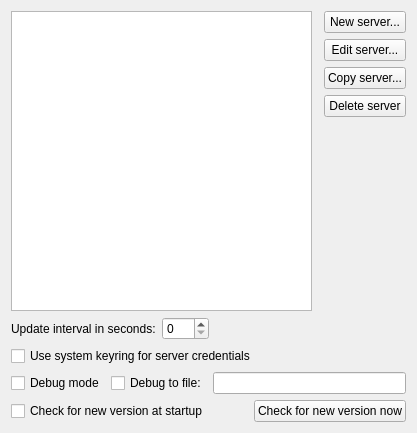
     <widget class="QWidget" name="tab_servers">
      <attribute name="title">
       <string>Servers</string>
      </attribute>
      <layout class="QGridLayout" name="gridLayout">
       <item row="3" column="1" colspan="3">
        <layout class="QHBoxLayout" name="horizontalLayout_2">
         <item>
          <widget class="QCheckBox" name="input_checkbox_debug_mode">
           <property name="text">
            <string>Debug mode</string>
           </property>
          </widget>
         </item>
         <item>
          <widget class="QCheckBox" name="input_checkbox_debug_to_file">
           <property name="enabled">
            <bool>true</bool>
           </property>
           <property name="text">
            <string>Debug to file:</string>
           </property>
          </widget>
         </item>
         <item>
          <widget class="QLineEdit" name="input_lineedit_debug_file"/>
         </item>
        </layout>
       </item>
       <item row="0" column="3">
        <layout class="QVBoxLayout" name="verticalLayout_2">
         <item>
          <widget class="QPushButton" name="button_new_server">
           <property name="text">
            <string>New server...</string>
           </property>
          </widget>
         </item>
         <item>
          <widget class="QPushButton" name="button_edit_server">
           <property name="text">
            <string>Edit server...</string>
           </property>
          </widget>
         </item>
         <item>
          <widget class="QPushButton" name="button_copy_server">
           <property name="text">
            <string>Copy server...</string>
           </property>
          </widget>
         </item>
         <item>
          <widget class="QPushButton" name="button_delete_server">
           <property name="text">
            <string>Delete server</string>
           </property>
          </widget>
         </item>
         <item>
          <spacer name="verticalSpacer_7">
           <property name="orientation">
            <enum>Qt::Vertical</enum>
           </property>
           <property name="sizeHint" stdset="0">
            <size>
             <width>20</width>
             <height>40</height>
            </size>
           </property>
          </spacer>
         </item>
        </layout>
       </item>
       <item row="2" column="1" colspan="3">
        <layout class="QHBoxLayout" name="horizontalLayout_3">
         <item>
          <widget class="QCheckBox" name="input_checkbox_use_system_keyring">
           <property name="text">
            <string>Use system keyring for server credentials</string>
           </property>
          </widget>
         </item>
        </layout>
       </item>
       <item row="1" column="1" colspan="3">
        <layout class="QHBoxLayout" name="horizontalLayout">
         <item>
          <widget class="QLabel" name="label_update_interval_seconds">
           <property name="text">
            <string>Update interval in seconds:</string>
           </property>
          </widget>
         </item>
         <item>
          <widget class="QSpinBox" name="input_spinbox_update_interval_seconds">
           <property name="maximum">
            <number>999</number>
           </property>
          </widget>
         </item>
         <item>
          <spacer name="horizontalSpacer">
           <property name="orientation">
            <enum>Qt::Horizontal</enum>
           </property>
           <property name="sizeHint" stdset="0">
            <size>
             <width>40</width>
             <height>20</height>
            </size>
           </property>
          </spacer>
         </item>
        </layout>
       </item>
       <item row="4" column="1" colspan="3">
        <layout class="QHBoxLayout" name="horizontalLayout_4">
         <item>
          <widget class="QCheckBox" name="input_checkbox_check_for_new_version">
           <property name="text">
            <string>Check for new version at startup</string>
           </property>
          </widget>
         </item>
         <item>
          <spacer name="horizontalSpacer_3">
           <property name="orientation">
            <enum>Qt::Horizontal</enum>
           </property>
           <property name="sizeHint" stdset="0">
            <size>
             <width>40</width>
             <height>20</height>
            </size>
           </property>
          </spacer>
         </item>
         <item>
          <widget class="QPushButton" name="button_check_for_new_version_now">
           <property name="text">
            <string>Check for new version now</string>
           </property>
          </widget>
         </item>
        </layout>
       </item>
       <item row="0" column="1">
        <widget class="QListWidget" name="list_servers">
         <property name="minimumSize">
          <size>
           <width>0</width>
           <height>300</height>
          </size>
         </property>
         <property name="maximumSize">
          <size>
           <width>16777215</width>
           <height>16777215</height>
          </size>
         </property>
         <property name="resizeMode">
          <enum>QListView::Adjust</enum>
         </property>
        </widget>
       </item>
       <item row="5" column="1">
        <spacer name="verticalSpacer">
         <property name="orientation">
          <enum>Qt::Vertical</enum>
         </property>
         <property name="sizeHint" stdset="0">
          <size>
           <width>0</width>
           <height>0</height>
          </size>
         </property>
        </spacer>
       </item>
      </layout>
     </widget>
